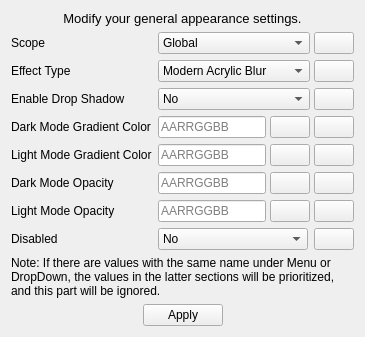
      <widget class="QWidget" name="tab_1">
       <attribute name="title">
        <string>General</string>
       </attribute>
       <layout class="QVBoxLayout" name="verticalLayout" stretch="0,1,0,0">
        <item>
         <widget class="QLabel" name="description1">
          <property name="font">
           <font>
            <pointsize>10</pointsize>
           </font>
          </property>
          <property name="text">
           <string>Modify your general appearance settings.</string>
          </property>
          <property name="scaledContents">
           <bool>false</bool>
          </property>
          <property name="alignment">
           <set>Qt::AlignCenter</set>
          </property>
          <property name="wordWrap">
           <bool>true</bool>
          </property>
         </widget>
        </item>
        <item>
         <layout class="QFormLayout" name="formLayout">
          <item row="0" column="0">
           <widget class="QLabel" name="label_2">
            <property name="toolTip">
             <string/>
            </property>
            <property name="text">
             <string>Scope</string>
            </property>
           </widget>
          </item>
          <item row="0" column="1">
           <layout class="QHBoxLayout" name="horizontalLayout_10" stretch="1,0">
            <property name="spacing">
             <number>4</number>
            </property>
            <item>
             <widget class="QComboBox" name="scope">
              <item>
               <property name="text">
                <string>Global</string>
               </property>
              </item>
              <item>
               <property name="text">
                <string>Individual</string>
               </property>
              </item>
             </widget>
            </item>
            <item>
             <widget class="QPushButton" name="reset_scope">
              <property name="text">
               <string/>
              </property>
              <property name="icon">
               <iconset>
                <normaloff>Assets/View-refresh.svg.png</normaloff>Assets/View-refresh.svg.png</iconset>
              </property>
             </widget>
            </item>
           </layout>
          </item>
          <item row="1" column="0">
           <widget class="QLabel" name="label_6">
            <property name="text">
             <string>Effect Type</string>
            </property>
           </widget>
          </item>
          <item row="1" column="1">
           <layout class="QHBoxLayout" name="horizontalLayout_11" stretch="1,0">
            <property name="spacing">
             <number>4</number>
            </property>
            <item>
             <widget class="QComboBox" name="effectType1">
              <property name="currentIndex">
               <number>5</number>
              </property>
              <item>
               <property name="text">
                <string extracomment="Disable all effects">Disable</string>
               </property>
              </item>
              <item>
               <property name="text">
                <string>Transparent</string>
               </property>
              </item>
              <item>
               <property name="text">
                <string>Solid</string>
               </property>
              </item>
              <item>
               <property name="text">
                <string>Blur</string>
               </property>
              </item>
              <item>
               <property name="text">
                <string>Classic Acrylic Blur</string>
               </property>
              </item>
              <item>
               <property name="text">
                <string>Modern Acrylic Blur</string>
               </property>
              </item>
              <item>
               <property name="text">
                <string>Acrylic</string>
               </property>
              </item>
              <item>
               <property name="text">
                <string>Mica</string>
               </property>
              </item>
              <item>
               <property name="text">
                <string>Mica Alt</string>
               </property>
              </item>
             </widget>
            </item>
            <item>
             <widget class="QPushButton" name="reset_effect_type1">
              <property name="text">
               <string/>
              </property>
              <property name="icon">
               <iconset>
                <normaloff>Assets/View-refresh.svg.png</normaloff>Assets/View-refresh.svg.png</iconset>
              </property>
             </widget>
            </item>
           </layout>
          </item>
          <item row="2" column="0">
           <widget class="QLabel" name="label_7">
            <property name="text">
             <string>Enable Drop Shadow</string>
            </property>
           </widget>
          </item>
          <item row="2" column="1">
           <layout class="QHBoxLayout" name="horizontalLayout_12" stretch="1,0">
            <property name="spacing">
             <number>4</number>
            </property>
            <item>
             <widget class="QComboBox" name="enableDropShadow1">
              <item>
               <property name="text">
                <string>No</string>
               </property>
              </item>
              <item>
               <property name="text">
                <string>Yes</string>
               </property>
              </item>
             </widget>
            </item>
            <item>
             <widget class="QPushButton" name="reset_drop_shadow1">
              <property name="text">
               <string/>
              </property>
              <property name="icon">
               <iconset>
                <normaloff>Assets/View-refresh.svg.png</normaloff>Assets/View-refresh.svg.png</iconset>
              </property>
             </widget>
            </item>
           </layout>
          </item>
          <item row="3" column="0">
           <widget class="QLabel" name="label_8">
            <property name="text">
             <string>Dark Mode Gradient Color</string>
            </property>
           </widget>
          </item>
          <item row="3" column="1">
           <layout class="QHBoxLayout" name="horizontalLayout_13" stretch="1,0,0">
            <property name="spacing">
             <number>4</number>
            </property>
            <item>
             <widget class="QLineEdit" name="darkModeGradientColor1">
              <property name="toolTip">
               <string/>
              </property>
              <property name="layoutDirection">
               <enum>Qt::LeftToRight</enum>
              </property>
              <property name="placeholderText">
               <string>AARRGGBB</string>
              </property>
             </widget>
            </item>
            <item>
             <widget class="QPushButton" name="dark_mode_gradient_color_picker1">
              <property name="text">
               <string/>
              </property>
              <property name="icon">
               <iconset>
                <normaloff>Assets/2867978.png</normaloff>Assets/2867978.png</iconset>
              </property>
             </widget>
            </item>
            <item>
             <widget class="QPushButton" name="reset_dark_mode_gradient_color1">
              <property name="text">
               <string/>
              </property>
              <property name="icon">
               <iconset>
                <normaloff>Assets/View-refresh.svg.png</normaloff>Assets/View-refresh.svg.png</iconset>
              </property>
             </widget>
            </item>
           </layout>
          </item>
          <item row="4" column="0">
           <widget class="QLabel" name="label_9">
            <property name="text">
             <string>Light Mode Gradient Color</string>
            </property>
           </widget>
          </item>
          <item row="4" column="1">
           <layout class="QHBoxLayout" name="horizontalLayout_14" stretch="1,0,0">
            <property name="spacing">
             <number>4</number>
            </property>
            <item>
             <widget class="QLineEdit" name="lightModeGradientColor1">
              <property name="toolTip">
               <string/>
              </property>
              <property name="layoutDirection">
               <enum>Qt::LeftToRight</enum>
              </property>
              <property name="placeholderText">
               <string>AARRGGBB</string>
              </property>
             </widget>
            </item>
            <item>
             <widget class="QPushButton" name="light_mode_gradient_color_picker1">
              <property name="text">
               <string/>
              </property>
              <property name="icon">
               <iconset>
                <normaloff>Assets/2867978.png</normaloff>Assets/2867978.png</iconset>
              </property>
             </widget>
            </item>
            <item>
             <widget class="QPushButton" name="reset_light_mode_gradient_color1">
              <property name="text">
               <string/>
              </property>
              <property name="icon">
               <iconset>
                <normaloff>Assets/View-refresh.svg.png</normaloff>Assets/View-refresh.svg.png</iconset>
              </property>
             </widget>
            </item>
           </layout>
          </item>
          <item row="5" column="0">
           <widget class="QLabel" name="label_10">
            <property name="text">
             <string>Dark Mode Opacity</string>
            </property>
           </widget>
          </item>
          <item row="5" column="1">
           <layout class="QHBoxLayout" name="horizontalLayout_15" stretch="1,0,0">
            <property name="spacing">
             <number>4</number>
            </property>
            <item>
             <widget class="QLineEdit" name="darkModeOpacity1">
              <property name="toolTip">
               <string/>
              </property>
              <property name="layoutDirection">
               <enum>Qt::LeftToRight</enum>
              </property>
              <property name="placeholderText">
               <string>AARRGGBB</string>
              </property>
             </widget>
            </item>
            <item>
             <widget class="QPushButton" name="dark_mode_opacity_picker1">
              <property name="text">
               <string/>
              </property>
              <property name="icon">
               <iconset>
                <normaloff>Assets/2867978.png</normaloff>Assets/2867978.png</iconset>
              </property>
             </widget>
            </item>
            <item>
             <widget class="QPushButton" name="reset_dark_mode_opacity1">
              <property name="text">
               <string/>
              </property>
              <property name="icon">
               <iconset>
                <normaloff>Assets/View-refresh.svg.png</normaloff>Assets/View-refresh.svg.png</iconset>
              </property>
             </widget>
            </item>
           </layout>
          </item>
          <item row="6" column="0">
           <widget class="QLabel" name="label_11">
            <property name="text">
             <string>Light Mode Opacity</string>
            </property>
           </widget>
          </item>
          <item row="6" column="1">
           <layout class="QHBoxLayout" name="horizontalLayout_16" stretch="1,0,0">
            <property name="spacing">
             <number>4</number>
            </property>
            <item>
             <widget class="QLineEdit" name="lightModeOpacity1">
              <property name="toolTip">
               <string/>
              </property>
              <property name="statusTip">
               <string/>
              </property>
              <property name="layoutDirection">
               <enum>Qt::LeftToRight</enum>
              </property>
              <property name="placeholderText">
               <string>AARRGGBB</string>
              </property>
             </widget>
            </item>
            <item>
             <widget class="QPushButton" name="light_mode_opacity_picker1">
              <property name="text">
               <string/>
              </property>
              <property name="icon">
               <iconset>
                <normaloff>Assets/2867978.png</normaloff>Assets/2867978.png</iconset>
              </property>
             </widget>
            </item>
            <item>
             <widget class="QPushButton" name="reset_light_mode_opacity1">
              <property name="text">
               <string/>
              </property>
              <property name="icon">
               <iconset>
                <normaloff>Assets/View-refresh.svg.png</normaloff>Assets/View-refresh.svg.png</iconset>
              </property>
             </widget>
            </item>
           </layout>
          </item>
          <item row="7" column="0">
           <widget class="QLabel" name="label_12">
            <property name="text">
             <string>Disabled</string>
            </property>
           </widget>
          </item>
          <item row="7" column="1">
           <layout class="QHBoxLayout" name="horizontalLayout_17" stretch="1,0">
            <item>
             <widget class="QComboBox" name="disabledEffect1">
              <item>
               <property name="text">
                <string>No</string>
               </property>
              </item>
              <item>
               <property name="text">
                <string>Yes</string>
               </property>
              </item>
             </widget>
            </item>
            <item>
             <widget class="QPushButton" name="reset_disabled1">
              <property name="text">
               <string/>
              </property>
              <property name="icon">
               <iconset>
                <normaloff>Assets/View-refresh.svg.png</normaloff>Assets/View-refresh.svg.png</iconset>
              </property>
             </widget>
            </item>
           </layout>
          </item>
         </layout>
        </item>
        <item>
         <widget class="QLabel" name="note1">
          <property name="text">
           <string>Note: If there are values with the same name under Menu or DropDown, the values in the latter sections will be prioritized, and this part will be ignored.</string>
          </property>
          <property name="wordWrap">
           <bool>true</bool>
          </property>
         </widget>
        </item>
        <item>
         <layout class="QHBoxLayout" name="horizontalLayout_2">
          <item>
           <spacer name="horizontalSpacer">
            <property name="orientation">
             <enum>Qt::Horizontal</enum>
            </property>
            <property name="sizeHint" stdset="0">
             <size>
              <width>40</width>
              <height>20</height>
             </size>
            </property>
           </spacer>
          </item>
          <item>
           <widget class="QPushButton" name="applyButton1">
            <property name="cursor">
             <cursorShape>PointingHandCursor</cursorShape>
            </property>
            <property name="text">
             <string>Apply</string>
            </property>
           </widget>
          </item>
          <item>
           <spacer name="horizontalSpacer_2">
            <property name="orientation">
             <enum>Qt::Horizontal</enum>
            </property>
            <property name="sizeHint" stdset="0">
             <size>
              <width>40</width>
              <height>20</height>
             </size>
            </property>
           </spacer>
          </item>
         </layout>
        </item>
       </layout>
      </widget>
